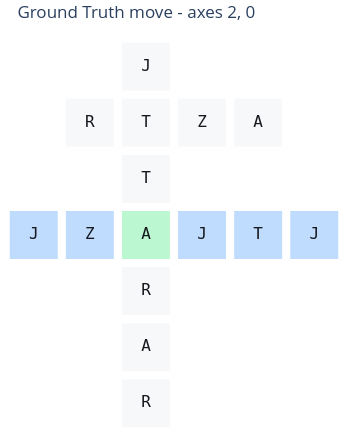
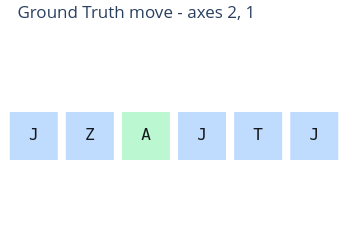

Notebook code cell kept with these figures, in order:
### Markdown cell above
# Keep in Mind

Ground truth != only solution

### Code cell
for figure in plot_llm_run_move(context, move_source="ground_truth"):
    display(figure)

### Figure 1 — Plotly figure (JSON) as saved in the notebook; plotly's stock layout.template omitted (floating-point values rounded to 4 significant figures)
{"data": [{"customdata": [[[-6, 3, 0], "0"], [[-5, 3, 0], "0"], [[-4, 3, 0], "0"], [[-3, 3, -2], ""], [[-3, 3, -1], ""], [[-3, 3, 0], "0"], [[-3, 3, 1], ""], [[-3, 3, 2], ""], [[-3, 3, 3], ""], [[-2, 3, 0], "0,1"], [[-1, 3, -1], "2"], [[-1, 3, 0], "0,2"], [[-1, 3, 1], "2"], [[-1, 3, 2], "2"], [[0, 3, 0], "1"]], "hovertemplate": "coord=%{customdata[0]}<br>symbol=%{text}<br>axes=%{customdata[1]}<extra></extra>", "marker": {"color": ["#f7f8fa", "#f7f8fa", "#f7f8fa", "#bfdbfe", "#bfdbfe", "#bbf7d0", "#bfdbfe", "#bfdbfe", "#bfdbfe", "#f7f8fa", "#f7f8fa", "#f7f8fa", "#f7f8fa", "#f7f8fa", "#f7f8fa"], "line": {"color": "rgba(0, 0, 0, 0)", "width": 0}, "size": 48, "symbol": "square"}, "mode": "markers+text", "showlegend": false, "text": ["R", "A", "R", "J", "Z", "A", "J", "T", "J", "T", "R", "T", "Z", "A", "J"], "textfont": {"color": "#15181d", "family": "DejaVu Sans Mono, Menlo, Consolas, monospace", "size": 16}, "textposition": "middle center", "type": "scatter", "x": [0, 0, 0, -2, -1, 0, 1, 2, 3, 0, -1, 0, 1, 2, 0], "y": [-6, -5, -4, -3, -3, -3, -3, -3, -3, -2, -1, -1, -1, -1, 0]}], "layout": {"dragmode": "pan", "height": 438, "margin": {"b": 4, "l": 4, "r": 4, "t": 36}, "paper_bgcolor": "white", "plot_bgcolor": "rgba(0, 0, 0, 0)", "showlegend": false, "title": {"text": "Ground Truth move - axes 2, 0"}, "width": 348, "xaxis": {"range": [-2.53, 3.53], "scaleanchor": "y", "scaleratio": 1, "showgrid": false, "showticklabels": false, "visible": false, "zeroline": false}, "yaxis": {"range": [-6.53, 0.53], "showgrid": false, "showticklabels": false, "visible": false, "zeroline": false}}}

### Figure 2 — Plotly figure (JSON) as saved in the notebook; plotly's stock layout.template omitted (floating-point values rounded to 4 significant figures)
{"data": [{"customdata": [[[-3, 3, -2], ""], [[-3, 3, -1], ""], [[-3, 3, 0], "0"], [[-3, 3, 1], ""], [[-3, 3, 2], ""], [[-3, 3, 3], ""]], "hovertemplate": "coord=%{customdata[0]}<br>symbol=%{text}<br>axes=%{customdata[1]}<extra></extra>", "marker": {"color": ["#bfdbfe", "#bfdbfe", "#bbf7d0", "#bfdbfe", "#bfdbfe", "#bfdbfe"], "line": {"color": "rgba(0, 0, 0, 0)", "width": 0}, "size": 48, "symbol": "square"}, "mode": "markers+text", "showlegend": false, "text": ["J", "Z", "A", "J", "T", "J"], "textfont": {"color": "#15181d", "family": "DejaVu Sans Mono, Menlo, Consolas, monospace", "size": 16}, "textposition": "middle center", "type": "scatter", "x": [-2, -1, 0, 1, 2, 3], "y": [3, 3, 3, 3, 3, 3]}], "layout": {"dragmode": "pan", "height": 212, "margin": {"b": 4, "l": 4, "r": 4, "t": 36}, "paper_bgcolor": "white", "plot_bgcolor": "rgba(0, 0, 0, 0)", "showlegend": false, "title": {"text": "Ground Truth move - axes 2, 1"}, "width": 348, "xaxis": {"range": [-2.53, 3.53], "scaleanchor": "y", "scaleratio": 1, "showgrid": false, "showticklabels": false, "visible": false, "zeroline": false}, "yaxis": {"range": [2.47, 3.53], "showgrid": false, "showticklabels": false, "visible": false, "zeroline": false}}}
